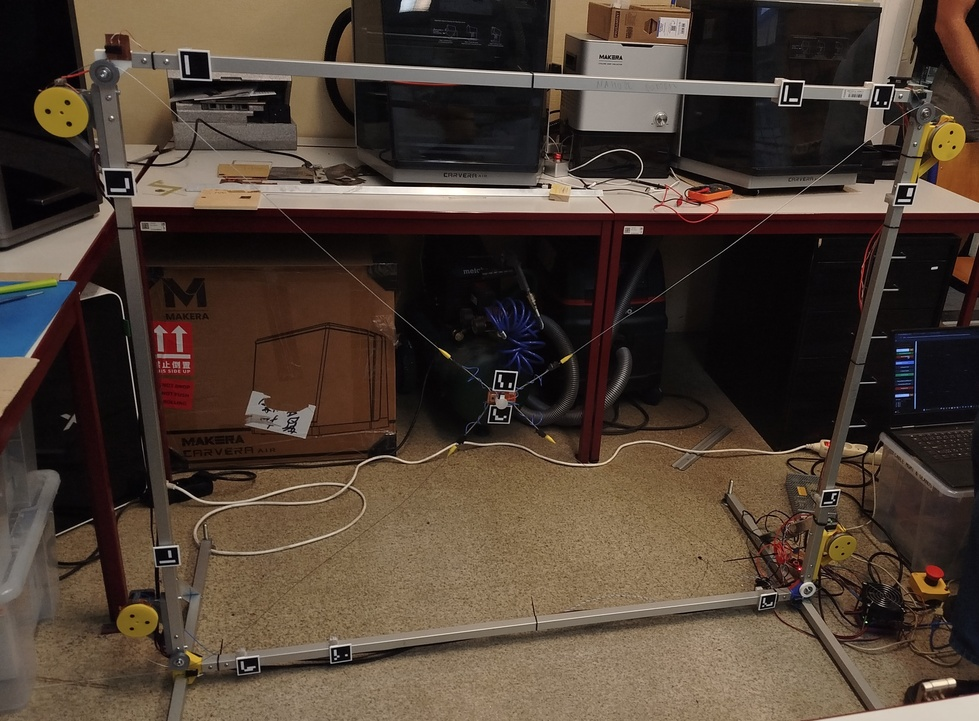
#> input picture frame_usage/sample.jpg, 979 x 721 px, shrunk from 3044 x 2241 before the run
$ python measure_LED_cli.py sample.jpg
#> lines starting #> are read from the running program, lines starting #| are printed output that depends on the picture; long printed decimals are rounded
### Measure.py
import numpy as np
import cv2
import matplotlib.pyplot as plt
import helper_plots as hp

from Detect import Detect


def corners_to_point(
      corners: np.ndarray, pos: str = "tl",
) -> np.ndarray:
   """
   Extract a selected point from detected marker corners.

   Supported positions:
   - "tl": top-left
   - "tr": top-right
   - "br": bottom-right
   - "bl": bottom-left
   - "c": marker center

   :param corners: np.ndarray[np.float32] (4, 2) Marker corner coordinates.
   :param pos: str Marker reference position.

   :return: [np.ndarray[np.float32]] (2,) Selected marker point in image coordinates.
   """
   pos_map = {"tl": 0, "tr": 1, "br": 2, "bl": 3}

   if pos == "c":
      return np.mean(corners, axis=0)

   if pos in pos_map:
      return corners[pos_map[pos], :]

   raise ValueError(
      f"Unsupported position '{pos}'. "
      f"Use tl/tr/br/bl/c"
   )

class Measure:
   def __init__(
         self,
         WORLD_COORDS: None | dict[int, np.ndarray] = None,
         pos: str = "tl",
         unit: str = "mm",
   ) -> None:
      """
      Initialize ArUco-based homography measurement and world-coordinate transformation utilities.

      :param WORLD_COORDS: dict[int, np.ndarray[np.float32 | np.float64]] | None Mapping of marker IDs to world-space coordinates (2,) .
      :param pos: str Marker reference position ("tl", "tr", "br", "bl", or "c").
      :param unit: str Unit label used for world-coordinate measurements.

      :return: [None] Measurement state and calibration buffers initialized.
      """
      self.world = WORLD_COORDS  # expects dict{id: np.ndarray. shape (2, )} in mm
      self.pos = pos.lower()
      self.unit = unit

      self.image_bgr = None
      self.image_gray = None

      self.detect = Detect()

      self.calibration_indices = []
      self.unused_indices = []
      self.image_points = []
      self.world_points = []

      self.H = np.array([])
      self.homography_mask = None

      self.image_bgr_world = None
      self.world_origin = None

   def format_image(self, image: np.ndarray) -> None:
      """
      Convert an input image to internal grayscale and BGR representations.

      Supports grayscale, RGB, and RGBA image formats.

      :param image: np.ndarray[np.uint8] (H, W) | (H, W, 3) | (H, W, 4) Input image.

      :return: [None] Internal self.image_gray and self.image_bgr images are updated.
      """
      if image.ndim == 2:
         self.image_gray = image
         self.image_bgr = cv2.cvtColor(image, cv2.COLOR_GRAY2BGR)

      elif image.shape[2] == 4:
         self.image_bgr = cv2.cvtColor(image, cv2.COLOR_RGBA2BGR)
         self.image_gray = cv2.cvtColor(self.image_bgr, cv2.COLOR_BGR2GRAY)

      elif image.shape[2] == 3:
         self.image_bgr = cv2.cvtColor(image, cv2.COLOR_RGB2BGR)
         self.image_gray = cv2.cvtColor(self.image_bgr, cv2.COLOR_BGR2GRAY)

      else:
         raise ValueError("Unsupported image format")

   def collect(
         self,
         image: np.ndarray,
   ) -> tuple[list[np.ndarray], np.ndarray | None]:
      """
      Format an input image and detect ArUco markers.

      :param image: np.ndarray[np.uint8] (H, W) | (H, W, 3) | (H, W, 4) Input grayscale, RGB, or RGBA image.

      :return: [tuple[list[np.ndarray], np.ndarray | None]]
          corners: list[np.ndarray[np.float32]] (1, 4, 2) Detected marker corners.
          ids: np.ndarray[np.int32] (N, 1) | None Detected marker IDs.
      """
      self.format_image(image)
      return self.detect.detect(self.image_gray)


   def marker_point(
         self,
         corners: np.ndarray,
   ) -> np.ndarray:
      """
      Extract a selected point from detected marker corners.

      Supported positions:
      - "tl": top-left
      - "tr": top-right
      - "br": bottom-right
      - "bl": bottom-left
      - "c": marker center

      :param corners: np.ndarray[np.float32] (4, 2) Marker corner coordinates.

      :return: [np.ndarray[np.float32]] (2,) Selected marker point in image coordinates.
      """
      return corners_to_point(corners, self.pos)

   def find_calibration_matches(
         self,
   ) -> tuple[np.ndarray, np.ndarray]:
      """
      Match detected marker IDs with known world coordinates and collect calibration point pairs.

      Stores matched indices, ignored marker indices, image points, and world points
      for homography calibration.

      :return: [tuple[np.ndarray, np.ndarray]]
          image_points: np.ndarray[np.float32] (N, 2) Calibration points in image coordinates.
          world_points: np.ndarray[np.float32] (N, 2) Corresponding calibration points in world coordinates.
      """

      self.calibration_indices = []
      self.unused_indices = []
      self.image_points = []
      self.world_points = []

      if not self.detect.found():
         print("No markers detected")
         return [], []

      ids = self.detect.ids_flat()

      for i, marker_id in enumerate(ids):
         if marker_id not in self.world:
            self.unused_indices.append(i)
            continue

         corners = self.detect.corners[i].squeeze()  # shape (4, 2)
         cal_point = self.marker_point(corners)

         self.image_points.append(cal_point)
         self.world_points.append(self.world[marker_id][::-1])
         self.calibration_indices.append(i)

      self.image_points = np.array(self.image_points, dtype=np.float32)
      self.world_points = np.array(self.world_points, dtype=np.float32)

      return self.image_points, self.world_points

   def compute_homography_from_matches(
         self,
         method: int = cv2.RANSAC,
   ) -> np.ndarray | None:
      """
      Compute homography matrix from matched image and world calibration points.

      Requires at least 4 matched calibration points.

      :param method: int OpenCV homography estimation method (e.g. cv2.RANSAC).

      :return: [np.ndarray[np.float64]] (3, 3) Homography matrix, or None if computation fails.
      """

      self.H = None
      self.homography_mask = None

      if len(self.calibration_indices) < 4:
         print("Need at least 4 matched markers for homography")
         return None

      self.H, self.homography_mask = cv2.findHomography(
         self.image_points,
         self.world_points,
         method=method
      )

      if self.H is None:
         print("Homography computation failed")
         return None

      return self.H

   # [43 lines left out: function warp_image_to_world, not called in this run]

   def compute_homography(self) -> np.ndarray | None:
      """
      Find calibration matches and compute homography matrix.

      :return: [np.ndarray[np.float64]] (3, 3) Homography matrix, or None if computation fails.
      """
      self.find_calibration_matches()
      return self.compute_homography_from_matches()

   # [138 lines left out: functions transform_point_i2w, transform_point_w2i, plot_detection, plot_world_detection, not called in this run]

### Detect.py
import numpy as np
import cv2


class Detect:
   def __init__(self) -> None:
      """
      Initialize ArUco detector configuration and internal detection buffers.

      :return: [None] Detector initialized with OpenCV ArUco parameters.
      """
      self.corners = None
      self.ids = None
      self.rejected = None

      dict_name = getattr(cv2.aruco, "DICT_ARUCO_ORIGINAL")
      self.aruco_dict = cv2.aruco.getPredefinedDictionary(dict_name)

      self.parameters = cv2.aruco.DetectorParameters()
      self.parameters.cornerRefinementMethod = (
         cv2.aruco.CORNER_REFINE_SUBPIX
      )
      self.parameters.cornerRefinementWinSize = 5
      self.parameters.cornerRefinementMaxIterations = 50
      self.parameters.cornerRefinementMinAccuracy = 0.01

      self.detector = cv2.aruco.ArucoDetector(self.aruco_dict, self.parameters)

   # [61 lines left out: functions create_marker, create_sample_image, not called in this run]

   def detect(
         self,
         image_gray: np.ndarray,
   ) -> tuple[list[np.ndarray], np.ndarray | None]:
      """
      Detect ArUco markers in a grayscale image.

      :param image_gray: np.ndarray[np.uint8] (H, W) Input grayscale image.

      :return: [tuple[list[np.ndarray], np.ndarray | None]]
          corners: list[np.ndarray[np.float32]] (1, 4, 2) Detected marker corners.
          ids: np.ndarray[np.int32] (N, 1) | None Detected marker IDs.
      """
      self.corners, self.ids, self.rejected = self.detector.detectMarkers(image_gray)
      return self.corners, self.ids

   def found(self) -> bool:
      """
      Check whether any ArUco markers were detected.

      :return: [bool] True if at least one marker was detected, otherwise False.
      """
      return self.ids is not None and len(self.ids) > 0

   def ids_flat(self) -> list[int]:
      """
      Return detected marker IDs as a flat Python list.

      :return: [list[int]] (N,) Flattened detected marker IDs. Returns empty list if no markers are detected.
      """
      if self.ids is None:
         return []
      return self.ids.flatten().tolist()

### frame_usage/measure_LED.py
import numpy as np

import matplotlib
matplotlib.use("QtAgg")

import matplotlib.pyplot as plt
import cv2


from Measure import Measure

PCB_height = 24.38
PCB_width = 51.0
LED_dist_R = 30.63
LED_dist_L = 28.42
ArUco_TB_dist = 28.17
Aruco_R_dist = 13.97 - 9.2
Aruco_border_th = 2.5
Aruco_side_width = 40.

TOP_ID = 10
BOTTOM_ID = 11

N_MARKERS = 10
WORLD_TL_BORDER_COORDS =  {
    0: np.array([-9.2, 105.0]),
    1: np.array([-9.2, 1004.27]),
    2: np.array([-9.2, 1169.27]),
    3: np.array([194.93, -9.2]),
    4: np.array([842.42, -9.2]),
    5: np.array([195.57, 1260.07]),
    6: np.array([844.43, 1260.07]),
    7: np.array([1060.13, 122.35]),
    8: np.array([1060.13, 287.35]),
    9: np.array([1060.13, 1151.88]),
}
WORLD_TL_POS= {
    0: "tl",
    1: "tl",
    2: "tl",
    3: "bl",
    4: "bl",
    5: "bl",
    6: "bl",
    7: "tl",
    8: "tl",
    9: "tl",
}

ORIGIN = np.array([44.93, 44.61]) + np.array([500., 600.])
ARUCO_OFFSET = {
    "tl": np.array([1.0, 1.0]) * Aruco_border_th,
    "bl": np.array([-1.0, 1.0]) * Aruco_border_th,
}

WORLD_TL_COORDS = { i: WORLD_TL_BORDER_COORDS[i] - ORIGIN + ARUCO_OFFSET[WORLD_TL_POS[i]] for i in range(N_MARKERS)}

# [47 lines left out: function plot_initial_layout, not called in this run]


def get_marker_corners_world_xy(measure: Measure, marker_id: int):
   ids = measure.detect.ids_flat()

   if marker_id not in ids:
      return None

   idx = ids.index(marker_id)

   corners_img_xy = measure.detect.corners[idx].reshape(-1, 1, 2).astype(np.float32)
   corners_world_xy = cv2.perspectiveTransform(corners_img_xy, measure.H).reshape(4, 2)

   return corners_world_xy


def params_from_corners(corners_world_xy, id: int):
   tl, tr, br, bl = corners_world_xy
   if id != TOP_ID and id != BOTTOM_ID:
      raise ValueError(f"Invalid ArUco ID: {id}")
   coef = 1. if id == TOP_ID else -1.

   l = coef*(bl - tl)
   l /= np.linalg.norm(l)

   r = coef*(br - tr)
   r /= np.linalg.norm(r)

   t = (tl - tr)
   t /= np.linalg.norm(t)

   b = (bl - br)
   b /= np.linalg.norm(b)

   y_vec = l + r
   x_vec = t + b

   y_vec = y_vec / np.linalg.norm(y_vec)
   x_vec = x_vec / np.linalg.norm(x_vec)

   start = br if id == TOP_ID else tr
   return x_vec, y_vec, start


def localise_led(measure: Measure):
   dist_y = ArUco_TB_dist / 2. + Aruco_border_th
   dist_x = (PCB_width + LED_dist_R - LED_dist_L) / 2. - Aruco_R_dist - Aruco_border_th

   top_corners_world = get_marker_corners_world_xy(measure, TOP_ID)
   bottom_corners_world = get_marker_corners_world_xy(measure, BOTTOM_ID)

   if top_corners_world is None and bottom_corners_world is None:
      raise ValueError("No LED ArUco marker found.")

   center = None

   if top_corners_world is not None:
      y_vec, x_vec, start = params_from_corners(top_corners_world, TOP_ID)
      center = start + dist_y * y_vec + dist_x * x_vec

   if bottom_corners_world is not None:
      y_vec, x_vec, start = params_from_corners(bottom_corners_world, BOTTOM_ID)
      led_b = start + dist_y * y_vec + dist_x * x_vec

      if center is not None:
         center = (center + led_b) / 2.
      else:
         center = led_b

   return center

# [18 lines left out: function main, not called in this run]

# [2 lines that do not run on import are left out]

### frame_usage/measure_LED_cli.py
import argparse
import csv
from pathlib import Path

import numpy as np

import matplotlib
matplotlib.use("QtAgg")

import matplotlib.pyplot as plt
import cv2

from measure_LED import *


def build_measure():
    return Measure(WORLD_TL_COORDS, "tl")


def measure_led(image_path: Path):
    image = cv2.imread(str(image_path))
    if image is None:
        raise FileNotFoundError(f"Could not read image: {image_path}")

    measure = build_measure()
    measure.collect(image)
    measure.compute_homography()
    led_center = localise_led(measure)
    return measure, led_center


def write_output(output_path: Path, image_path: Path, x: float, y: float):
    output_path.parent.mkdir(parents=True, exist_ok=True)
    write_header = not output_path.exists() or output_path.stat().st_size == 0

    with output_path.open("a", newline="") as f:
        writer = csv.writer(f)
        if write_header:
            writer.writerow(["image", "x", "y"])
        writer.writerow([str(image_path), f"{x:.6f}", f"{y:.6f}"])


def save_plot(measure: Measure, led_center, plot_path: Path):
    plot_path.parent.mkdir(parents=True, exist_ok=True)
    fig, ax = measure.plot_world_detection(crop=True, scale=1.0, padding=50)
    ax.plot(led_center[0], led_center[1], "c+", markersize=10, mew=2, zorder=3)
    fig.savefig(plot_path, dpi=300, bbox_inches="tight")
    plt.close(fig)


def parse_args():
    parser = argparse.ArgumentParser(
        description="Measure LED center from an image and print x, y coordinates."
    )
    parser.add_argument("image", type=Path, nargs="?", help="Image file to measure, e.g. sample.jpg")
    parser.add_argument("-plot", action="store_true", help="Save a detection plot. Requires -to.")
    parser.add_argument("-to", type=Path, help="PNG path for -plot, e.g. led_plot.png")
    parser.add_argument("-out", type=Path, help="CSV file to append image,x,y output line to.")
    parser.add_argument("-show_layout", action="store_true", help="Show the initial ArUco layout interactively")
    return parser.parse_args()


def main():
    args = parse_args()

    if args.show_layout and args.image is None:
        fig, ax = plot_initial_layout()
        plt.show()
        return

    if args.image is None:
        raise SystemExit("Error: image is required unless using -show_layout")

    if args.plot and args.to is None:
        raise SystemExit("Error: -plot requires -to <plot.png>")
    if args.to is not None and not args.plot:
        raise SystemExit("Error: -to is only valid with -plot")

    measure, led_center = measure_led(args.image)
#> in measure_led, image is the input picture: shape (721, 979, 3); mean B, G, R 52.1, 63.4, 77.5
#> in format_image, `self.image_gray = cv2.cvtColor(self.image_bgr, cv2.COLOR_BGR2GRAY)`:
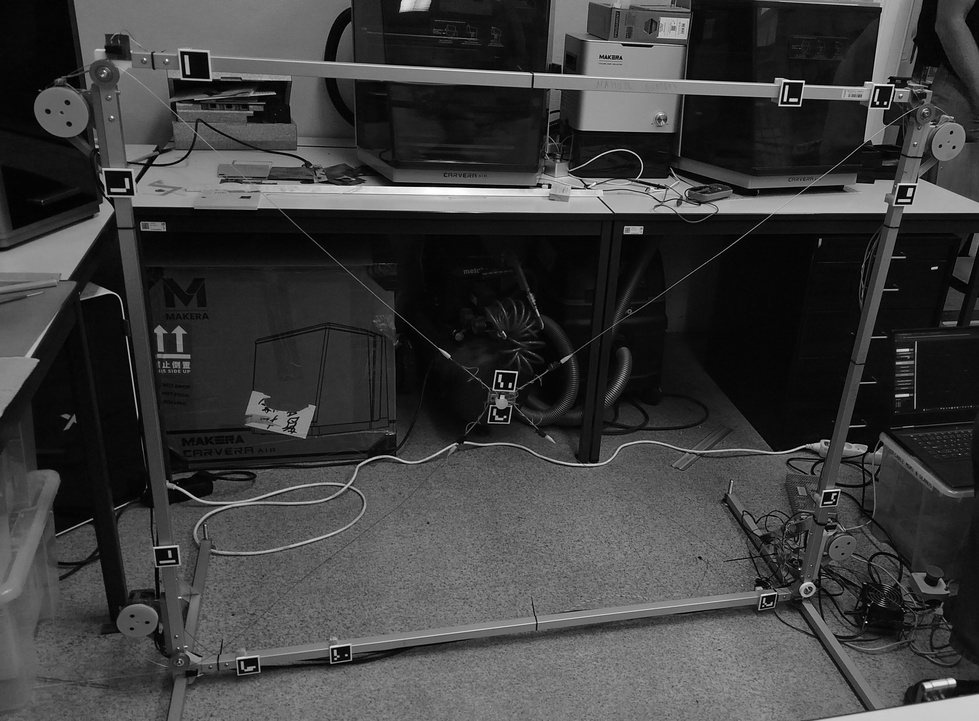
#> self.image_gray: shape (721, 979); min 0, max 254, mean 61.7
#> in detect, `self.corners, self.ids, self.rejected = self.detector.detectMarkers(im..`: self.corners = 10 items; self.ids = [0, 3, 10, 1, 2, 4, 5, 7, 8, 6]; self.rejected = 43 items
#> in find_calibration_matches, `ids = self.detect.ids_flat()`: ids = [0, 3, 10, 1, 2, 4, 5, 7, 8, 6]
#> the loop in find_calibration_matches, `for i, marker_id in enumerate(ids):` made 10 passes
#> (marker_id, cal_point) on passes 1, 2, 5, 6, 7, 10: (0, [180.8, 50.52]), (3, [107, 194.2]), (2, [875.8, 85.35]), (4, [156.5, 564.7]), (5, [894.4, 203.3]), (6, [820.7, 504.2])
#> (marker_id, corners) on passes 4, 8, 9: (1, [[784.8, 81.53], [802.1, 82.32], [799, 104], [780, 104]]), (7, [[238, 660], [256.1, 656.7], [257.7, 671.2], [238.3, 672.5]]), (8, [[331.9, 647.5], [348.1, 645.1], [349, 659], [331.4, 661.1]])
#> after the loop in find_calibration_matches, `for i, marker_id in enumerate(ids):`: self.calibration_indices = [0, 1, 3, 4, 5, 6, 7, 8, 9]; self.image_points = [[180.8, 50.52], [107, 194.2], [784.8, 81.53], [875.8, 85.35], [156.5, 564.7], [894.4, 203.3], [238, 660], [331.9, 647.5], [820.7, 504.2]]; self.unused_indices = [2]; self.world_points = [[-537.1, -551.6], [-651.3, -352.5], [362.2, -551.6], [527.2, -551.6], [-651.3, 295], [618, -351.9], [-519.8, 517.7], [-354.8, 517.7], [618, 297]]
#> in compute_homography_from_matches, `self.H, self.homography_mask = cv2.findHomography( self.image_points, ..`: self.H = [[1.29, 0.105, -742.4], [0.0711, 1.43, -602], [-0.00024, -0.000398, 1]]; self.homography_mask = [1, 1, 1, 1, 1, 1, 0, 0, 1]
#> in get_marker_corners_world_xy, `ids = measure.detect.ids_flat()`: ids = [0, 3, 10, 1, 2, 4, 5, 7, 8, 6]
#> in get_marker_corners_world_xy, `idx = ids.index(marker_id)`: idx = 2
#> in get_marker_corners_world_xy, `corners_img_xy = measure.detect.corners[idx].reshape(-1, 1, 2).astype(..`: corners_img_xy = [[496.8, 371.7], [515, 373], [512.4, 389.6], [494, 388]]
#> in get_marker_corners_world_xy, `corners_world_xy = cv2.perspectiveTransform(corners_img_xy, measure.H)..`: corners_world_xy = [[-82.97, -46.94], [-50.97, -42.84], [-53.6, -10.57], [-86.22, -15.4]]
#> in localise_led, `top_corners_world = get_marker_corners_world_xy(measure, TOP_ID)`: top_corners_world has the same summary as corners_world_xy in get_marker_corners_world_xy
#> in params_from_corners, `tl, tr, br, bl = corners_world_xy`: tl = [-82.97, -46.94]; tr = [-50.97, -42.84]; br = [-53.6, -10.57]; bl = [-86.22, -15.4]
#> in params_from_corners, `l = coef*(bl - tl)`: l = [-3.25, 31.54]
#> in params_from_corners, `l /= np.linalg.norm(l)`: l = [-0.102, 0.995]
#> in params_from_corners, `r = coef*(br - tr)`: r = [-2.63, 32.28]
#> in params_from_corners, `r /= np.linalg.norm(r)`: r = [-0.0811, 0.997]
#> in params_from_corners, `t = (tl - tr)`: t = [-32, -4.1]
#> in params_from_corners, `t /= np.linalg.norm(t)`: t = [-0.992, -0.127]
#> in params_from_corners, `b = (bl - br)`: b = [-32.62, -4.83]
#> in params_from_corners, `b /= np.linalg.norm(b)`: b = [-0.989, -0.146]
#> in params_from_corners, `y_vec = l + r`: y_vec = [-0.184, 1.99]
#> in params_from_corners, `x_vec = t + b`: x_vec = [-1.98, -0.273]
#> in params_from_corners, `y_vec = y_vec / np.linalg.norm(y_vec)`: y_vec = [-0.0918, 0.996]
#> in params_from_corners, `x_vec = x_vec / np.linalg.norm(x_vec)`: x_vec = [-0.991, -0.137]
#> in params_from_corners, `start = br if id == TOP_ID else tr`: start = [-53.6, -10.57]
#> in localise_led, `y_vec, x_vec, start = params_from_corners(top_corners_world, TOP_ID)`: y_vec = [-0.991, -0.137]; x_vec = [-0.0918, 0.996]; start = [-53.6, -10.57]
#> in localise_led, `center = start + dist_y * y_vec + dist_x * x_vec`: center = [-71.8, 6.42]
#> led_center = [-71.8, 6.42]
    x, y = float(led_center[0]), float(led_center[1])
#> x = -71.8; y = 6.42

    print(f"x={x:.6f}, y={y:.6f}")
#| x=-71.798, y=6.419

    if args.out is not None:
        write_output(args.out, args.image, x, y)

    if args.plot:
        save_plot(measure, led_center, args.to)

    if args.show_layout:
        fig, ax = plot_initial_layout()
        plt.show()


if __name__ == "__main__":
    main()
